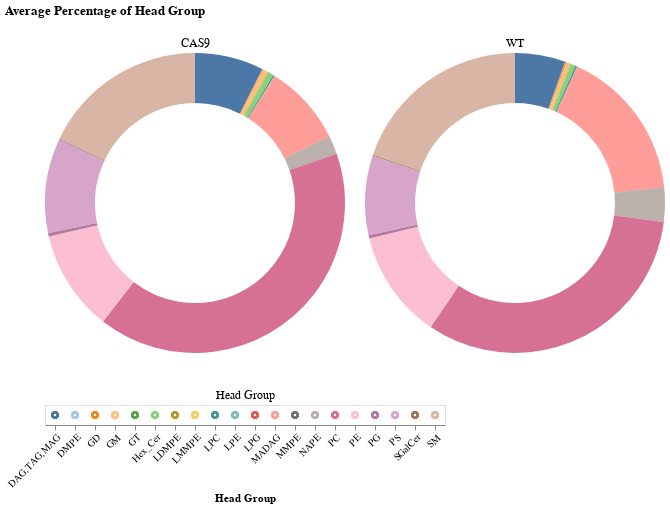

Write notebook code for a chart like this one.
### Code cell
chart_list = []

# create selection tool
click = alt.selection_point(fields=['Head Group'])

# create head group legend
heads = alt.Chart(h).mark_point().encode(
    x=alt.X('Head Group').axis(labelAngle=-45),
    color=alt.condition(click, 'Head Group', alt.value('lightgray')),
    ).add_params(click).properties(title={'text':[], 'subtitle':'Head Group'})

for ptn in h['Mutation'].unique():
    source = h[h['Mutation'] == ptn]
    
    donut = alt.Chart(source).mark_arc(innerRadius=100).encode(
        theta='mean(Fraction):Q',
        color=alt.condition(click, 'Head Group', alt.value('lightgray'), scale=alt.Scale(scheme='tableau20'), legend=None),
        opacity = alt.condition(click, alt.value(1), alt.value(0.1)),
        tooltip=['Head Group', 'mean(Fraction)']
    ).add_params(click).properties(
        width=300,
        title={'text':[], 'subtitle':ptn}
    )
    
    chart_list.append(donut)

d = alt.hconcat(*chart_list) & heads
d = d.properties(title=alt.Title('Average Percentage of Head Group'))
d.save('graphs/cas_wt/head_group/CAS_WT_Donut_Charts_AllHG.png', ppi=300)
d

### Figure 1 — Vega-Lite specification as saved in the notebook (floating-point values rounded to 4 significant figures; data arrays with more than 128 entries replaced by an {"elided": "..."} marker saying what was removed)
{"config": {"view": {"continuousWidth": 300, "continuousHeight": 300}}, "vconcat": [{"hconcat": [{"data": {"name": "data-25826b162904382da66fe2ea9b9c5e41"}, "mark": {"type": "arc", "innerRadius": 100}, "encoding": {"color": {"condition": {"param": "param_15", "field": "Head Group", "scale": {"scheme": "tableau20"}, "legend": null, "type": "nominal"}, "value": "lightgray"}, "opacity": {"condition": {"param": "param_15", "value": 1}, "value": 0.1}, "theta": {"aggregate": "mean", "field": "Fraction", "type": "quantitative"}, "tooltip": [{"field": "Head Group", "type": "nominal"}, {"aggregate": "mean", "field": "Fraction", "type": "quantitative"}]}, "name": "view_94", "title": {"text": [], "subtitle": "CAS9"}, "width": 300}, {"data": {"name": "data-1bd6f5aee13f8cfd38acd93bfd0b5954"}, "mark": {"type": "arc", "innerRadius": 100}, "encoding": {"color": {"condition": {"param": "param_15", "field": "Head Group", "scale": {"scheme": "tableau20"}, "legend": null, "type": "nominal"}, "value": "lightgray"}, "opacity": {"condition": {"param": "param_15", "value": 1}, "value": 0.1}, "theta": {"aggregate": "mean", "field": "Fraction", "type": "quantitative"}, "tooltip": [{"field": "Head Group", "type": "nominal"}, {"aggregate": "mean", "field": "Fraction", "type": "quantitative"}]}, "name": "view_95", "title": {"text": [], "subtitle": "WT"}, "width": 300}]}, {"data": {"name": "data-00afc1289c9f5e05518cfa39a21ab287"}, "mark": {"type": "point"}, "encoding": {"color": {"condition": {"param": "param_15", "field": "Head Group"}, "value": "lightgray"}, "x": {"axis": {"labelAngle": -45}, "field": "Head Group", "type": "nominal"}}, "name": "view_96", "title": {"text": [], "subtitle": "Head Group"}}], "params": [{"name": "param_15", "select": {"type": "point", "fields": ["Head Group"]}, "views": ["view_94", "view_95", "view_96"]}], "title": {"text": "Average Percentage of Head Group"}, "$schema": "https://vega.github.io/schema/vega-lite/v5.20.1.json", "datasets": {"data-25826b162904382da66fe2ea9b9c5e41": [{"Mutation": "CAS9", "Head Group": "DAG,TAG,MAG", "Fraction": 0.06323}, {"Mutation": "CAS9", "Head Group": "DAG,TAG,MAG", "Fraction": 0.07757}, {"Mutation": "CAS9", "Head Group": "DAG,TAG,MAG", "Fraction": 0.07076}, {"Mutation": "CAS9", "Head Group": "DAG,TAG,MAG", "Fraction": 0.08476}, {"Mutation": "CAS9", "Head Group": "DMPE", "Fraction": 0.0002652}, {"Mutation": "CAS9", "Head Group": "DMPE", "Fraction": 0.0002937}, {"Mutation": "CAS9", "Head Group": "DMPE", "Fraction": 0.000302}, {"Mutation": "CAS9", "Head Group": "DMPE", "Fraction": 0.000312}, {"Mutation": "CAS9", "Head Group": "GD", "Fraction": 0.001146}, {"Mutation": "CAS9", "Head Group": "GD", "Fraction": 0.00109}, {"Mutation": "CAS9", "Head Group": "GD", "Fraction": 0.001063}, {"Mutation": "CAS9", "Head Group": "GD", "Fraction": 0.0008317}, {"Mutation": "CAS9", "Head Group": "GM", "Fraction": 0.005889}, {"Mutation": "CAS9", "Head Group": "GM", "Fraction": 0.006715}, {"Mutation": "CAS9", "Head Group": "GM", "Fraction": 0.005804}, {"Mutation": "CAS9", "Head Group": "GM", "Fraction": 0.004811}, {"Mutation": "CAS9", "Head Group": "GT", "Fraction": 0.0003519}, {"Mutation": "CAS9", "Head Group": "GT", "Fraction": 0.0003858}, {"Mutation": "CAS9", "Head Group": "GT", "Fraction": 0.0003789}, {"Mutation": "CAS9", "Head Group": "GT", "Fraction": 0.0003195}, {"Mutation": "CAS9", "Head Group": "Hex_Cer", "Fraction": 0.005905}, {"Mutation": "CAS9", "Head Group": "Hex_Cer", "Fraction": 0.00677}, {"Mutation": "CAS9", "Head Group": "Hex_Cer", "Fraction": 0.006033}, {"Mutation": "CAS9", "Head Group": "Hex_Cer", "Fraction": 0.004781}, {"Mutation": "CAS9", "Head Group": "LDMPE", "Fraction": 1.616e-05}, {"Mutation": "CAS9", "Head Group": "LDMPE", "Fraction": 1.478e-05}, {"Mutation": "CAS9", "Head Group": "LDMPE", "Fraction": 9.282e-06}, {"Mutation": "CAS9", "Head Group": "LDMPE", "Fraction": 1.255e-05}, {"Mutation": "CAS9", "Head Group": "LMMPE", "Fraction": 2.606e-05}, {"Mutation": "CAS9", "Head Group": "LMMPE", "Fraction": 2.404e-05}, {"Mutation": "CAS9", "Head Group": "LMMPE", "Fraction": 1.343e-05}, {"Mutation": "CAS9", "Head Group": "LMMPE", "Fraction": 1.378e-05}, {"Mutation": "CAS9", "Head Group": "LPC", "Fraction": 0.001667}, {"Mutation": "CAS9", "Head Group": "LPC", "Fraction": 0.00131}, {"Mutation": "CAS9", "Head Group": "LPC", "Fraction": 0.001702}, {"Mutation": "CAS9", "Head Group": "LPC", "Fraction": 0.00164}, {"Mutation": "CAS9", "Head Group": "LPE", "Fraction": 0.0001144}, {"Mutation": "CAS9", "Head Group": "LPE", "Fraction": 0.0001221}, {"Mutation": "CAS9", "Head Group": "LPE", "Fraction": 0.0001245}, {"Mutation": "CAS9", "Head Group": "LPE", "Fraction": 8.286e-05}, {"Mutation": "CAS9", "Head Group": "LPG", "Fraction": 0.0}, {"Mutation": "CAS9", "Head Group": "LPG", "Fraction": 0.0}, {"Mutation": "CAS9", "Head Group": "LPG", "Fraction": 0.0}, {"Mutation": "CAS9", "Head Group": "LPG", "Fraction": 0.0}, {"Mutation": "CAS9", "Head Group": "MADAG", "Fraction": 0.09077}, {"Mutation": "CAS9", "Head Group": "MADAG", "Fraction": 0.09518}, {"Mutation": "CAS9", "Head Group": "MADAG", "Fraction": 0.08473}, {"Mutation": "CAS9", "Head Group": "MADAG", "Fraction": 0.07848}, {"Mutation": "CAS9", "Head Group": "MMPE", "Fraction": 0.0003634}, {"Mutation": "CAS9", "Head Group": "MMPE", "Fraction": 0.0003374}, {"Mutation": "CAS9", "Head Group": "MMPE", "Fraction": 0.0003419}, {"Mutation": "CAS9", "Head Group": "MMPE", "Fraction": 0.0003356}, {"Mutation": "CAS9", "Head Group": "NAPE", "Fraction": 0.01907}, {"Mutation": "CAS9", "Head Group": "NAPE", "Fraction": 0.0202}, {"Mutation": "CAS9", "Head Group": "NAPE", "Fraction": 0.02045}, {"Mutation": "CAS9", "Head Group": "NAPE", "Fraction": 0.01977}, {"Mutation": "CAS9", "Head Group": "PC", "Fraction": 0.4019}, {"Mutation": "CAS9", "Head Group": "PC", "Fraction": 0.4043}, {"Mutation": "CAS9", "Head Group": "PC", "Fraction": 0.4068}, {"Mutation": "CAS9", "Head Group": "PC", "Fraction": 0.4205}, {"Mutation": "CAS9", "Head Group": "PE", "Fraction": 0.1065}, {"Mutation": "CAS9", "Head Group": "PE", "Fraction": 0.1113}, {"Mutation": "CAS9", "Head Group": "PE", "Fraction": 0.1132}, {"Mutation": "CAS9", "Head Group": "PE", "Fraction": 0.1053}, {"Mutation": "CAS9", "Head Group": "PG", "Fraction": 0.003751}, {"Mutation": "CAS9", "Head Group": "PG", "Fraction": 0.00388}, {"Mutation": "CAS9", "Head Group": "PG", "Fraction": 0.003738}, {"Mutation": "CAS9", "Head Group": "PG", "Fraction": 0.003471}, {"Mutation": "CAS9", "Head Group": "PS", "Fraction": 0.1225}, {"Mutation": "CAS9", "Head Group": "PS", "Fraction": 0.09051}, {"Mutation": "CAS9", "Head Group": "PS", "Fraction": 0.09321}, {"Mutation": "CAS9", "Head Group": "PS", "Fraction": 0.1008}, {"Mutation": "CAS9", "Head Group": "SGalCer", "Fraction": 0.0009512}, {"Mutation": "CAS9", "Head Group": "SGalCer", "Fraction": 0.0009547}, {"Mutation": "CAS9", "Head Group": "SGalCer", "Fraction": 0.0009602}, {"Mutation": "CAS9", "Head Group": "SGalCer", "Fraction": 0.0008319}, {"Mutation": "CAS9", "Head Group": "SM", "Fraction": 0.1756}, {"Mutation": "CAS9", "Head Group": "SM", "Fraction": 0.1789}, {"Mutation": "CAS9", "Head Group": "SM", "Fraction": 0.1904}, {"Mutation": "CAS9", "Head Group": "SM", "Fraction": 0.1729}], "data-1bd6f5aee13f8cfd38acd93bfd0b5954": [{"Mutation": "WT", "Head Group": "DAG,TAG,MAG", "Fraction": 0.05298}, {"Mutation": "WT", "Head Group": "DAG,TAG,MAG", "Fraction": 0.05323}, {"Mutation": "WT", "Head Group": "DAG,TAG,MAG", "Fraction": 0.05461}, {"Mutation": "WT", "Head Group": "DAG,TAG,MAG", "Fraction": 0.05628}, {"Mutation": "WT", "Head Group": "DMPE", "Fraction": 0.0003783}, {"Mutation": "WT", "Head Group": "DMPE", "Fraction": 0.0003818}, {"Mutation": "WT", "Head Group": "DMPE", "Fraction": 0.0003678}, {"Mutation": "WT", "Head Group": "DMPE", "Fraction": 0.0003448}, {"Mutation": "WT", "Head Group": "GD", "Fraction": 0.001167}, {"Mutation": "WT", "Head Group": "GD", "Fraction": 0.001227}, {"Mutation": "WT", "Head Group": "GD", "Fraction": 0.001164}, {"Mutation": "WT", "Head Group": "GD", "Fraction": 0.001085}, {"Mutation": "WT", "Head Group": "GM", "Fraction": 0.004891}, {"Mutation": "WT", "Head Group": "GM", "Fraction": 0.004999}, {"Mutation": "WT", "Head Group": "GM", "Fraction": 0.005226}, {"Mutation": "WT", "Head Group": "GM", "Fraction": 0.004926}, {"Mutation": "WT", "Head Group": "GT", "Fraction": 0.0003192}, {"Mutation": "WT", "Head Group": "GT", "Fraction": 0.000395}, {"Mutation": "WT", "Head Group": "GT", "Fraction": 0.0003442}, {"Mutation": "WT", "Head Group": "GT", "Fraction": 0.0003308}, {"Mutation": "WT", "Head Group": "Hex_Cer", "Fraction": 0.004795}, {"Mutation": "WT", "Head Group": "Hex_Cer", "Fraction": 0.00494}, {"Mutation": "WT", "Head Group": "Hex_Cer", "Fraction": 0.00512}, {"Mutation": "WT", "Head Group": "Hex_Cer", "Fraction": 0.004829}, {"Mutation": "WT", "Head Group": "LDMPE", "Fraction": 0.0}, {"Mutation": "WT", "Head Group": "LDMPE", "Fraction": 0.0}, {"Mutation": "WT", "Head Group": "LDMPE", "Fraction": 1.019e-05}, {"Mutation": "WT", "Head Group": "LDMPE", "Fraction": 0.0}, {"Mutation": "WT", "Head Group": "LMMPE", "Fraction": 2.142e-05}, {"Mutation": "WT", "Head Group": "LMMPE", "Fraction": 9.131e-06}, {"Mutation": "WT", "Head Group": "LMMPE", "Fraction": 4.633e-06}, {"Mutation": "WT", "Head Group": "LMMPE", "Fraction": 1.18e-05}, {"Mutation": "WT", "Head Group": "LPC", "Fraction": 0.002115}, {"Mutation": "WT", "Head Group": "LPC", "Fraction": 0.001982}, {"Mutation": "WT", "Head Group": "LPC", "Fraction": 0.001714}, {"Mutation": "WT", "Head Group": "LPC", "Fraction": 0.001742}, {"Mutation": "WT", "Head Group": "LPE", "Fraction": 4.243e-05}, {"Mutation": "WT", "Head Group": "LPE", "Fraction": 3.963e-05}, {"Mutation": "WT", "Head Group": "LPE", "Fraction": 3.591e-05}, {"Mutation": "WT", "Head Group": "LPE", "Fraction": 3.918e-05}, {"Mutation": "WT", "Head Group": "LPG", "Fraction": 0.0}, {"Mutation": "WT", "Head Group": "LPG", "Fraction": 0.0}, {"Mutation": "WT", "Head Group": "LPG", "Fraction": 0.0}, {"Mutation": "WT", "Head Group": "LPG", "Fraction": 5.218e-06}, {"Mutation": "WT", "Head Group": "MADAG", "Fraction": 0.1523}, {"Mutation": "WT", "Head Group": "MADAG", "Fraction": 0.166}, {"Mutation": "WT", "Head Group": "MADAG", "Fraction": 0.173}, {"Mutation": "WT", "Head Group": "MADAG", "Fraction": 0.1698}, {"Mutation": "WT", "Head Group": "MMPE", "Fraction": 0.0003535}, {"Mutation": "WT", "Head Group": "MMPE", "Fraction": 0.0003407}, {"Mutation": "WT", "Head Group": "MMPE", "Fraction": 0.0003178}, {"Mutation": "WT", "Head Group": "MMPE", "Fraction": 0.0002856}, {"Mutation": "WT", "Head Group": "NAPE", "Fraction": 0.0302}, {"Mutation": "WT", "Head Group": "NAPE", "Fraction": 0.04282}, {"Mutation": "WT", "Head Group": "NAPE", "Fraction": 0.04111}, {"Mutation": "WT", "Head Group": "NAPE", "Fraction": 0.03184}, {"Mutation": "WT", "Head Group": "PC", "Fraction": 0.3183}, {"Mutation": "WT", "Head Group": "PC", "Fraction": 0.3269}, {"Mutation": "WT", "Head Group": "PC", "Fraction": 0.3393}, {"Mutation": "WT", "Head Group": "PC", "Fraction": 0.3153}, {"Mutation": "WT", "Head Group": "PE", "Fraction": 0.1229}, {"Mutation": "WT", "Head Group": "PE", "Fraction": 0.1264}, {"Mutation": "WT", "Head Group": "PE", "Fraction": 0.1102}, {"Mutation": "WT", "Head Group": "PE", "Fraction": 0.1083}, {"Mutation": "WT", "Head Group": "PG", "Fraction": 0.003661}, {"Mutation": "WT", "Head Group": "PG", "Fraction": 0.003913}, {"Mutation": "WT", "Head Group": "PG", "Fraction": 0.003064}, {"Mutation": "WT", "Head Group": "PG", "Fraction": 0.003015}, {"Mutation": "WT", "Head Group": "PS", "Fraction": 0.09868}, {"Mutation": "WT", "Head Group": "PS", "Fraction": 0.06235}, {"Mutation": "WT", "Head Group": "PS", "Fraction": 0.08168}, {"Mutation": "WT", "Head Group": "PS", "Fraction": 0.09998}, {"Mutation": "WT", "Head Group": "SGalCer", "Fraction": 0.001154}, {"Mutation": "WT", "Head Group": "SGalCer", "Fraction": 0.001221}, {"Mutation": "WT", "Head Group": "SGalCer", "Fraction": 0.001113}, {"Mutation": "WT", "Head Group": "SGalCer", "Fraction": 0.001037}, {"Mutation": "WT", "Head Group": "SM", "Fraction": 0.2057}, {"Mutation": "WT", "Head Group": "SM", "Fraction": 0.2028}, {"Mutation": "WT", "Head Group": "SM", "Fraction": 0.1817}, {"Mutation": "WT", "Head Group": "SM", "Fraction": 0.2009}], "data-00afc1289c9f5e05518cfa39a21ab287": {"elided": "160 records"}}}
